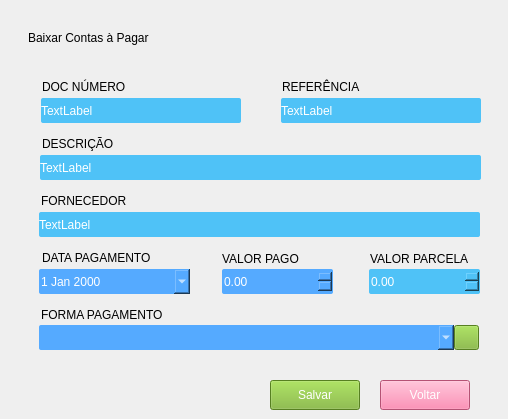
       <widget class="QWidget" name="formBaixarContaPagar">
        <widget class="QComboBox" name="cb_baixar_conta_pagar_forma_pagto">
         <property name="geometry">
          <rect>
           <x>39</x>
           <y>325</y>
           <width>415</width>
           <height>25</height>
          </rect>
         </property>
         <property name="styleSheet">
          <string notr="true">QComboBox{
	color: rgb(255, 255, 255);
	background-color: rgb(85, 170, 255);
	font: 12pt &quot;Arial&quot;;
	border:none;
	border-radius: 2px;
}

QComboBox:Focus {
	border: 1px solid red;
}</string>
         </property>
         <property name="editable">
          <bool>true</bool>
         </property>
        </widget>
        <widget class="QLabel" name="lbl_baixar_conta_pagar_doc_numero">
         <property name="geometry">
          <rect>
           <x>42</x>
           <y>79</y>
           <width>91</width>
           <height>16</height>
          </rect>
         </property>
         <property name="styleSheet">
          <string notr="true">font: 700 10pt &quot;Arial&quot;;
</string>
         </property>
         <property name="text">
          <string>DOC NÚMERO</string>
         </property>
        </widget>
        <widget class="QLabel" name="lbl_baixar_conta_pagar_fornecedor">
         <property name="geometry">
          <rect>
           <x>41</x>
           <y>193</y>
           <width>91</width>
           <height>16</height>
          </rect>
         </property>
         <property name="styleSheet">
          <string notr="true">font: 700 10pt &quot;Arial&quot;;
</string>
         </property>
         <property name="text">
          <string>FORNECEDOR</string>
         </property>
        </widget>
        <widget class="QLabel" name="lbl_baixar_conta_pagar_fornecedor_value">
         <property name="geometry">
          <rect>
           <x>39</x>
           <y>212</y>
           <width>441</width>
           <height>25</height>
          </rect>
         </property>
         <property name="styleSheet">
          <string notr="true">background-color: #4fc2f7;
font: 12pt &quot;Arial&quot;;
color: rgb(255, 255, 255);
border:none;
border-radius: 2px;
</string>
         </property>
         <property name="text">
          <string>TextLabel</string>
         </property>
        </widget>
        <widget class="QLabel" name="lbl_baixar_conta_pagar_forma_pagto">
         <property name="geometry">
          <rect>
           <x>41</x>
           <y>307</y>
           <width>161</width>
           <height>16</height>
          </rect>
         </property>
         <property name="styleSheet">
          <string notr="true">font: 700 10pt &quot;Arial&quot;;</string>
         </property>
         <property name="text">
          <string>FORMA PAGAMENTO</string>
         </property>
        </widget>
        <widget class="QLabel" name="lbl_baixar_conta_pagar_descricao_value">
         <property name="geometry">
          <rect>
           <x>40</x>
           <y>155</y>
           <width>441</width>
           <height>25</height>
          </rect>
         </property>
         <property name="styleSheet">
          <string notr="true">background-color: #4fc2f7;
font: 12pt &quot;Arial&quot;;
color: rgb(255, 255, 255);
border:none;
border-radius: 2px;
</string>
         </property>
         <property name="text">
          <string>TextLabel</string>
         </property>
        </widget>
        <widget class="QPushButton" name="btn_goback_conta_pagar">
         <property name="geometry">
          <rect>
           <x>380</x>
           <y>380</y>
           <width>90</width>
           <height>30</height>
          </rect>
         </property>
         <property name="styleSheet">
          <string notr="true">QPushButton {
	font: 10pt &quot;Arial&quot;;
	background-color: rgb(253, 115, 163);
	color: #FFF;
 }
QPushButton:hover{
	background-color: rgb(255, 0, 0);
}</string>
         </property>
         <property name="text">
          <string>Voltar</string>
         </property>
         <property name="icon">
          <iconset>
           <normaloff>icons/iconGoBack.png</normaloff>icons/iconGoBack.png</iconset>
         </property>
         <property name="iconSize">
          <size>
           <width>20</width>
           <height>32</height>
          </size>
         </property>
        </widget>
        <widget class="QLabel" name="lbl_title_baixar_conta_pagar">
         <property name="geometry">
          <rect>
           <x>28</x>
           <y>22</y>
           <width>471</width>
           <height>31</height>
          </rect>
         </property>
         <property name="styleSheet">
          <string notr="true">font: 700 20pt &quot;Arial&quot;;
border-bottom: 2px solid;</string>
         </property>
         <property name="text">
          <string>Baixar Contas à Pagar</string>
         </property>
        </widget>
        <widget class="QLabel" name="lbl_baixar_conta_pagar_valor_parcela">
         <property name="geometry">
          <rect>
           <x>370</x>
           <y>251</y>
           <width>111</width>
           <height>16</height>
          </rect>
         </property>
         <property name="styleSheet">
          <string notr="true">font: 700 10pt &quot;Arial&quot;;</string>
         </property>
         <property name="text">
          <string>VALOR PARCELA</string>
         </property>
        </widget>
        <widget class="QLabel" name="lbl_baixar_conta_pagar_referencia">
         <property name="geometry">
          <rect>
           <x>282</x>
           <y>79</y>
           <width>91</width>
           <height>16</height>
          </rect>
         </property>
         <property name="styleSheet">
          <string notr="true">font: 700 10pt &quot;Arial&quot;;
</string>
         </property>
         <property name="text">
          <string>REFERÊNCIA</string>
         </property>
        </widget>
        <widget class="QLabel" name="lbl_baixar_conta_pagar_descricao">
         <property name="geometry">
          <rect>
           <x>42</x>
           <y>136</y>
           <width>91</width>
           <height>16</height>
          </rect>
         </property>
         <property name="styleSheet">
          <string notr="true">font: 700 10pt &quot;Arial&quot;;
</string>
         </property>
         <property name="text">
          <string>DESCRIÇÃO</string>
         </property>
        </widget>
        <widget class="QPushButton" name="btn_form_forma_pagto_baixar_conta_pagar">
         <property name="geometry">
          <rect>
           <x>454</x>
           <y>325</y>
           <width>25</width>
           <height>25</height>
          </rect>
         </property>
         <property name="styleSheet">
          <string notr="true">QPushButton {
	font: 10pt &quot;Arial&quot;;
	background-color: #7AB32E;
	color: #FFF;
 }
QPushButton:hover{
	background-color: rgb(0, 170, 0);
}</string>
         </property>
         <property name="text">
          <string/>
         </property>
         <property name="icon">
          <iconset>
           <normaloff>icons/iconAdd.png</normaloff>icons/iconAdd.png</iconset>
         </property>
         <property name="iconSize">
          <size>
           <width>20</width>
           <height>32</height>
          </size>
         </property>
         <property name="checkable">
          <bool>false</bool>
         </property>
         <property name="default">
          <bool>false</bool>
         </property>
         <property name="flat">
          <bool>false</bool>
         </property>
        </widget>
        <widget class="QDoubleSpinBox" name="sb_baixar_conta_pagar_valor_parcela">
         <property name="geometry">
          <rect>
           <x>369</x>
           <y>269</y>
           <width>111</width>
           <height>25</height>
          </rect>
         </property>
         <property name="styleSheet">
          <string notr="true">QDoubleSpinBox{
	background-color: #4fc2f7;
	font: 12pt &quot;Arial&quot;;
	color: rgb(255, 255, 255);
	border:none;
	border-radius: 2px;
}

QDoubleSpinBox:Focus {
	border: 1px solid red;
}</string>
         </property>
         <property name="readOnly">
          <bool>true</bool>
         </property>
         <property name="maximum">
          <double>9999999.990000000223517</double>
         </property>
        </widget>
        <widget class="QLabel" name="lbl_baixar_conta_pagar_referencia_value">
         <property name="geometry">
          <rect>
           <x>281</x>
           <y>98</y>
           <width>200</width>
           <height>25</height>
          </rect>
         </property>
         <property name="styleSheet">
          <string notr="true">background-color: #4fc2f7;
font: 12pt &quot;Arial&quot;;
color: rgb(255, 255, 255);
border:none;
border-radius: 2px;
</string>
         </property>
         <property name="text">
          <string>TextLabel</string>
         </property>
        </widget>
        <widget class="QDoubleSpinBox" name="sb_baixar_conta_pagar_valor_pago">
         <property name="geometry">
          <rect>
           <x>222</x>
           <y>269</y>
           <width>111</width>
           <height>25</height>
          </rect>
         </property>
         <property name="styleSheet">
          <string notr="true">QDoubleSpinBox{
	color: rgb(255, 255, 255);
	background-color: rgb(85, 170, 255);
	font: 12pt &quot;Arial&quot;;
	border:none;
	border-radius: 2px;
}

QDoubleSpinBox:Focus {
	border: 1px solid red;
}</string>
         </property>
         <property name="maximum">
          <double>99999999.989999994635582</double>
         </property>
        </widget>
        <widget class="QLabel" name="lbl_baixar_conta_pagar_data_pagto">
         <property name="geometry">
          <rect>
           <x>42</x>
           <y>250</y>
           <width>121</width>
           <height>16</height>
          </rect>
         </property>
         <property name="styleSheet">
          <string notr="true">font: 700 10pt &quot;Arial&quot;;</string>
         </property>
         <property name="text">
          <string>DATA PAGAMENTO</string>
         </property>
        </widget>
        <widget class="QLabel" name="lbl_baixar_conta_pagar_valor_pago">
         <property name="geometry">
          <rect>
           <x>222</x>
           <y>251</y>
           <width>91</width>
           <height>16</height>
          </rect>
         </property>
         <property name="styleSheet">
          <string notr="true">font: 700 10pt &quot;Arial&quot;;</string>
         </property>
         <property name="text">
          <string>VALOR PAGO</string>
         </property>
        </widget>
        <widget class="QDateEdit" name="baixar_conta_pagar_data_pagto">
         <property name="geometry">
          <rect>
           <x>39</x>
           <y>269</y>
           <width>151</width>
           <height>25</height>
          </rect>
         </property>
         <property name="styleSheet">
          <string notr="true">QDateEdit{
	color: rgb(255, 255, 255);
	background-color: rgb(85, 170, 255);
	font: 12pt &quot;Arial&quot;;
	border:none;
	border-radius: 2px;
}

QDateEdit:Focus {
	border: 1px solid red;
}</string>
         </property>
         <property name="calendarPopup">
          <bool>true</bool>
         </property>
        </widget>
        <widget class="QLabel" name="lbl_baixar_conta_pagar_doc_numero_value">
         <property name="geometry">
          <rect>
           <x>41</x>
           <y>98</y>
           <width>200</width>
           <height>25</height>
          </rect>
         </property>
         <property name="styleSheet">
          <string notr="true">background-color: #4fc2f7;
font: 12pt &quot;Arial&quot;;
color: rgb(255, 255, 255);
border:none;
border-radius: 2px;
</string>
         </property>
         <property name="text">
          <string>TextLabel</string>
         </property>
        </widget>
        <widget class="QPushButton" name="btn_save_baixar_conta_pagar">
         <property name="geometry">
          <rect>
           <x>270</x>
           <y>380</y>
           <width>90</width>
           <height>30</height>
          </rect>
         </property>
         <property name="styleSheet">
          <string notr="true">QPushButton {
	font: 10pt &quot;Arial&quot;;
	background-color: #7AB32E;
	color: #FFF;
 }
QPushButton:hover{
	background-color: rgb(0, 170, 0);
}</string>
         </property>
         <property name="text">
          <string>Salvar</string>
         </property>
         <property name="icon">
          <iconset>
           <normaloff>icons/iconSave.png</normaloff>icons/iconSave.png</iconset>
         </property>
         <property name="iconSize">
          <size>
           <width>20</width>
           <height>32</height>
          </size>
         </property>
         <property name="checkable">
          <bool>false</bool>
         </property>
         <property name="default">
          <bool>false</bool>
         </property>
         <property name="flat">
          <bool>false</bool>
         </property>
        </widget>
       </widget>
